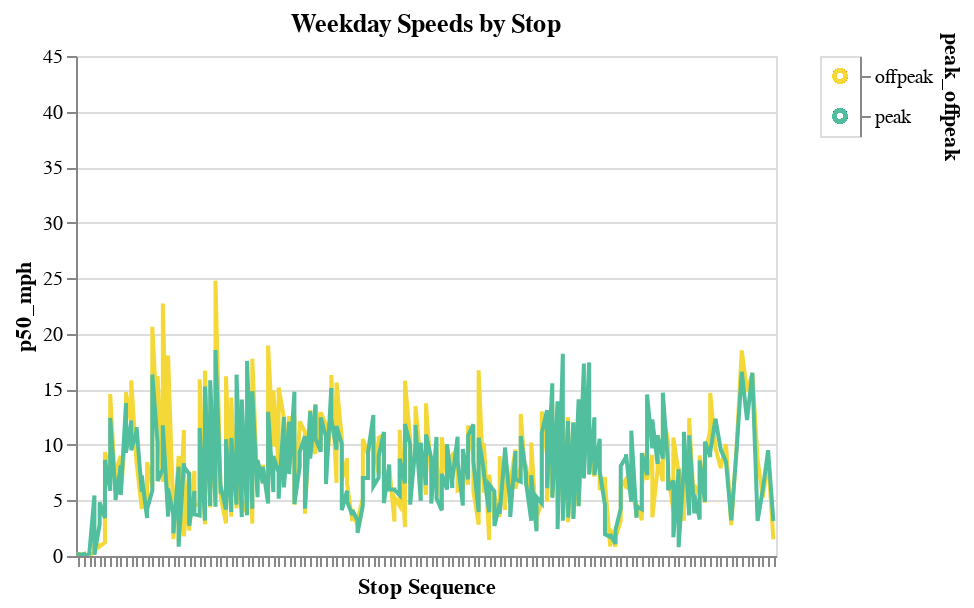

The cell this chart's notebook holds for it:
### Code cell
input_dropdown = alt.binding_select(
    options=test.shape_id.unique().tolist(), 
    name='Shapes '
)
selection = alt.selection_point(fields=['shape_id'], bind=input_dropdown)
color = alt.condition(
    selection,
    alt.Color('peak_offpeak:N').legend(None),
    alt.value('lightgray')
)


y_col = "p50_mph"

weekday_chart = (
    base_bar_by_time_bin(
        test[test.weekday_weekend=="weekday"], 
        y_col
    ).properties(title = f"Weekday Speeds by Stop")
    .add_params(selection)
    .transform_filter(selection)
)


legend = (
    alt.Chart(test[test.weekday_weekend=="weekday"])
    .mark_point()
    .encode(
        alt.Y('peak_offpeak:N').axis(orient='right'),
        color=color
    ).add_params(
        selection
    )
)

weekday_chart | legend

### Figure 1 — Vega-Lite specification as saved in the notebook (floating-point values rounded to 4 significant figures; data arrays with more than 128 entries replaced by an {"elided": "..."} marker saying what was removed)
{"config": {"view": {"continuousWidth": 300, "continuousHeight": 300}}, "hconcat": [{"data": {"name": "data-9ff2bebd3f60c0e63e2b921d79bc526b"}, "mark": {"type": "line"}, "encoding": {"color": {"field": "peak_offpeak", "scale": {"range": ["#F4D837", "#51BF9D", "#8CBCCB", "#9487C0"]}, "type": "nominal"}, "tooltip": [{"field": "organization_name", "type": "nominal"}, {"field": "stop_sequence", "type": "quantitative"}, {"field": "stop_id", "type": "nominal"}, {"field": "p50_mph", "type": "quantitative"}], "x": {"axis": {"labels": false}, "field": "stop_sequence", "title": "Stop Sequence", "type": "ordinal"}, "y": {"field": "p50_mph", "scale": {"domain": [0, 45]}, "type": "quantitative"}}, "height": 250, "name": "view_17", "title": "Weekday Speeds by Stop", "transform": [{"filter": {"param": "param_24"}}], "width": 350}, {"data": {"name": "data-9ff2bebd3f60c0e63e2b921d79bc526b"}, "mark": {"type": "point"}, "encoding": {"color": {"condition": {"param": "param_24", "field": "peak_offpeak", "legend": null, "type": "nominal"}, "value": "lightgray"}, "y": {"axis": {"orient": "right"}, "field": "peak_offpeak", "type": "nominal"}}, "name": "view_18"}], "params": [{"name": "param_25", "select": {"type": "interval", "encodings": ["x", "y"]}, "bind": "scales", "views": ["view_17"]}, {"name": "param_24", "select": {"type": "point", "fields": ["shape_id"]}, "bind": {"input": "select", "options": ["900359_DEC22", "1690148_JUNE23"], "name": "Shapes "}, "views": ["view_17", "view_18"]}], "$schema": "https://vega.github.io/schema/vega-lite/v5.14.1.json", "datasets": {"data-9ff2bebd3f60c0e63e2b921d79bc526b": {"elided": "508 records"}}}
